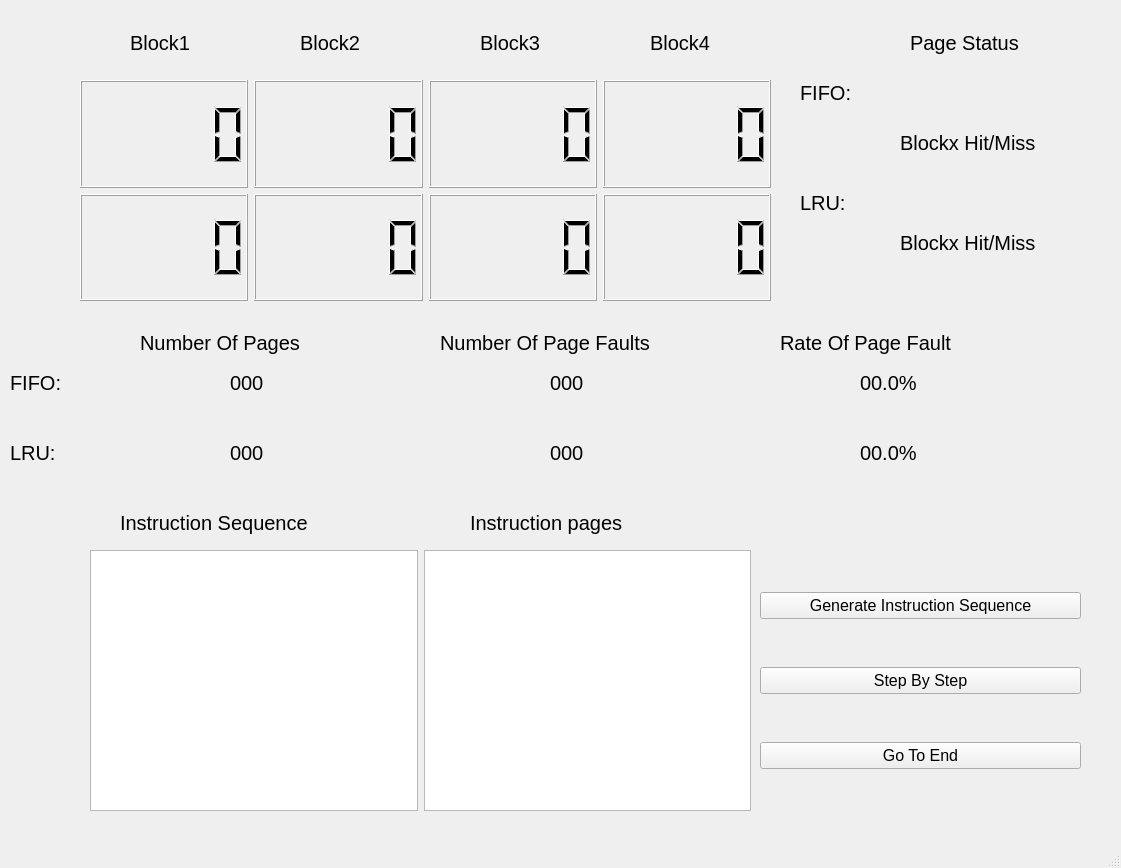
<?xml version="1.0" encoding="UTF-8"?>
<ui version="4.0">
 <class>MainWindow</class>
 <widget class="QMainWindow" name="MainWindow">
  <property name="geometry">
   <rect>
    <x>0</x>
    <y>0</y>
    <width>1121</width>
    <height>868</height>
   </rect>
  </property>
  <property name="font">
   <font>
    <pointsize>15</pointsize>
   </font>
  </property>
  <property name="windowTitle">
   <string>MainWindow</string>
  </property>
  <widget class="QWidget" name="centralwidget">
   <widget class="QLabel" name="label_3">
    <property name="geometry">
     <rect>
      <x>300</x>
      <y>30</y>
      <width>78</width>
      <height>25</height>
     </rect>
    </property>
    <property name="font">
     <font>
      <pointsize>15</pointsize>
     </font>
    </property>
    <property name="text">
     <string>Block2</string>
    </property>
   </widget>
   <widget class="QLabel" name="label_4">
    <property name="geometry">
     <rect>
      <x>480</x>
      <y>30</y>
      <width>78</width>
      <height>25</height>
     </rect>
    </property>
    <property name="font">
     <font>
      <pointsize>15</pointsize>
     </font>
    </property>
    <property name="text">
     <string>Block3</string>
    </property>
   </widget>
   <widget class="QLabel" name="label_5">
    <property name="geometry">
     <rect>
      <x>650</x>
      <y>30</y>
      <width>78</width>
      <height>25</height>
     </rect>
    </property>
    <property name="font">
     <font>
      <pointsize>15</pointsize>
     </font>
    </property>
    <property name="text">
     <string>Block4</string>
    </property>
   </widget>
   <widget class="QLabel" name="label_6">
    <property name="geometry">
     <rect>
      <x>800</x>
      <y>80</y>
      <width>65</width>
      <height>25</height>
     </rect>
    </property>
    <property name="font">
     <font>
      <pointsize>15</pointsize>
     </font>
    </property>
    <property name="text">
     <string>FIFO:</string>
    </property>
   </widget>
   <widget class="QLabel" name="label_7">
    <property name="geometry">
     <rect>
      <x>800</x>
      <y>190</y>
      <width>52</width>
      <height>25</height>
     </rect>
    </property>
    <property name="font">
     <font>
      <pointsize>15</pointsize>
     </font>
    </property>
    <property name="text">
     <string>LRU:</string>
    </property>
   </widget>
   <widget class="QLabel" name="label_8">
    <property name="geometry">
     <rect>
      <x>140</x>
      <y>330</y>
      <width>195</width>
      <height>25</height>
     </rect>
    </property>
    <property name="font">
     <font>
      <pointsize>15</pointsize>
     </font>
    </property>
    <property name="text">
     <string>Number Of Pages</string>
    </property>
   </widget>
   <widget class="QLabel" name="label_9">
    <property name="geometry">
     <rect>
      <x>440</x>
      <y>330</y>
      <width>273</width>
      <height>25</height>
     </rect>
    </property>
    <property name="font">
     <font>
      <pointsize>15</pointsize>
     </font>
    </property>
    <property name="text">
     <string>Number Of Page Faults</string>
    </property>
   </widget>
   <widget class="QLabel" name="label_10">
    <property name="geometry">
     <rect>
      <x>780</x>
      <y>330</y>
      <width>234</width>
      <height>25</height>
     </rect>
    </property>
    <property name="font">
     <font>
      <pointsize>15</pointsize>
     </font>
    </property>
    <property name="text">
     <string>Rate Of Page Fault</string>
    </property>
   </widget>
   <widget class="QLabel" name="label_11">
    <property name="geometry">
     <rect>
      <x>10</x>
      <y>370</y>
      <width>65</width>
      <height>25</height>
     </rect>
    </property>
    <property name="font">
     <font>
      <pointsize>15</pointsize>
     </font>
    </property>
    <property name="text">
     <string>FIFO:</string>
    </property>
   </widget>
   <widget class="QLabel" name="label_12">
    <property name="geometry">
     <rect>
      <x>10</x>
      <y>440</y>
      <width>52</width>
      <height>25</height>
     </rect>
    </property>
    <property name="font">
     <font>
      <pointsize>15</pointsize>
     </font>
    </property>
    <property name="text">
     <string>LRU:</string>
    </property>
   </widget>
   <widget class="QLabel" name="label_13">
    <property name="geometry">
     <rect>
      <x>910</x>
      <y>30</y>
      <width>143</width>
      <height>25</height>
     </rect>
    </property>
    <property name="font">
     <font>
      <pointsize>15</pointsize>
     </font>
    </property>
    <property name="text">
     <string>Page Status</string>
    </property>
   </widget>
   <widget class="QLabel" name="label_2">
    <property name="geometry">
     <rect>
      <x>130</x>
      <y>30</y>
      <width>78</width>
      <height>25</height>
     </rect>
    </property>
    <property name="font">
     <font>
      <pointsize>15</pointsize>
     </font>
    </property>
    <property name="text">
     <string>Block1</string>
    </property>
   </widget>
   <widget class="QWidget" name="layoutWidget">
    <property name="geometry">
     <rect>
      <x>80</x>
      <y>80</y>
      <width>691</width>
      <height>221</height>
     </rect>
    </property>
    <layout class="QGridLayout" name="gridLayout">
     <item row="1" column="2">
      <widget class="QLCDNumber" name="lcdNumber_7">
       <property name="font">
        <font>
         <pointsize>9</pointsize>
        </font>
       </property>
      </widget>
     </item>
     <item row="1" column="0">
      <widget class="QLCDNumber" name="lcdNumber_5">
       <property name="font">
        <font>
         <pointsize>9</pointsize>
        </font>
       </property>
      </widget>
     </item>
     <item row="1" column="3">
      <widget class="QLCDNumber" name="lcdNumber_8">
       <property name="font">
        <font>
         <pointsize>9</pointsize>
        </font>
       </property>
      </widget>
     </item>
     <item row="0" column="3">
      <widget class="QLCDNumber" name="lcdNumber_4">
       <property name="font">
        <font>
         <pointsize>9</pointsize>
        </font>
       </property>
      </widget>
     </item>
     <item row="0" column="0">
      <widget class="QLCDNumber" name="lcdNumber">
       <property name="font">
        <font>
         <pointsize>9</pointsize>
        </font>
       </property>
      </widget>
     </item>
     <item row="0" column="2">
      <widget class="QLCDNumber" name="lcdNumber_3">
       <property name="font">
        <font>
         <pointsize>9</pointsize>
        </font>
       </property>
      </widget>
     </item>
     <item row="1" column="1">
      <widget class="QLCDNumber" name="lcdNumber_6">
       <property name="font">
        <font>
         <pointsize>9</pointsize>
        </font>
       </property>
      </widget>
     </item>
     <item row="0" column="1">
      <widget class="QLCDNumber" name="lcdNumber_2">
       <property name="font">
        <font>
         <pointsize>9</pointsize>
        </font>
       </property>
      </widget>
     </item>
    </layout>
   </widget>
   <widget class="QWidget" name="layoutWidget">
    <property name="geometry">
     <rect>
      <x>90</x>
      <y>550</y>
      <width>661</width>
      <height>261</height>
     </rect>
    </property>
    <layout class="QGridLayout" name="gridLayout_8">
     <item row="0" column="0">
      <layout class="QGridLayout" name="gridLayout_7">
       <item row="0" column="0">
        <widget class="QListWidget" name="listWidget_9"/>
       </item>
      </layout>
     </item>
     <item row="0" column="1">
      <widget class="QListWidget" name="listWidget_10"/>
     </item>
    </layout>
   </widget>
   <widget class="QLabel" name="label_14">
    <property name="geometry">
     <rect>
      <x>120</x>
      <y>510</y>
      <width>260</width>
      <height>25</height>
     </rect>
    </property>
    <property name="font">
     <font>
      <pointsize>15</pointsize>
     </font>
    </property>
    <property name="text">
     <string>Instruction Sequence</string>
    </property>
   </widget>
   <widget class="QLabel" name="label_15">
    <property name="geometry">
     <rect>
      <x>470</x>
      <y>510</y>
      <width>221</width>
      <height>25</height>
     </rect>
    </property>
    <property name="font">
     <font>
      <pointsize>15</pointsize>
     </font>
    </property>
    <property name="text">
     <string>Instruction pages</string>
    </property>
   </widget>
   <widget class="QWidget" name="layoutWidget">
    <property name="geometry">
     <rect>
      <x>760</x>
      <y>550</y>
      <width>321</width>
      <height>261</height>
     </rect>
    </property>
    <layout class="QGridLayout" name="gridLayout_9">
     <item row="2" column="0">
      <widget class="QPushButton" name="pushButton_3">
       <property name="font">
        <font>
         <pointsize>12</pointsize>
        </font>
       </property>
       <property name="text">
        <string>Go To End</string>
       </property>
      </widget>
     </item>
     <item row="0" column="0">
      <widget class="QPushButton" name="pushButton">
       <property name="font">
        <font>
         <pointsize>12</pointsize>
        </font>
       </property>
       <property name="text">
        <string>Generate Instruction Sequence</string>
       </property>
      </widget>
     </item>
     <item row="1" column="0">
      <widget class="QPushButton" name="pushButton_2">
       <property name="font">
        <font>
         <pointsize>12</pointsize>
        </font>
       </property>
       <property name="text">
        <string>Step By Step</string>
       </property>
      </widget>
     </item>
    </layout>
   </widget>
   <widget class="QLabel" name="label">
    <property name="geometry">
     <rect>
      <x>230</x>
      <y>370</y>
      <width>39</width>
      <height>25</height>
     </rect>
    </property>
    <property name="text">
     <string>000</string>
    </property>
   </widget>
   <widget class="QLabel" name="label_16">
    <property name="geometry">
     <rect>
      <x>550</x>
      <y>370</y>
      <width>39</width>
      <height>25</height>
     </rect>
    </property>
    <property name="text">
     <string>000</string>
    </property>
   </widget>
   <widget class="QLabel" name="label_17">
    <property name="geometry">
     <rect>
      <x>860</x>
      <y>370</y>
      <width>65</width>
      <height>25</height>
     </rect>
    </property>
    <property name="text">
     <string>00.0%</string>
    </property>
   </widget>
   <widget class="QLabel" name="label_18">
    <property name="geometry">
     <rect>
      <x>230</x>
      <y>440</y>
      <width>39</width>
      <height>25</height>
     </rect>
    </property>
    <property name="text">
     <string>000</string>
    </property>
   </widget>
   <widget class="QLabel" name="label_19">
    <property name="geometry">
     <rect>
      <x>550</x>
      <y>440</y>
      <width>39</width>
      <height>25</height>
     </rect>
    </property>
    <property name="text">
     <string>000</string>
    </property>
   </widget>
   <widget class="QLabel" name="label_20">
    <property name="geometry">
     <rect>
      <x>860</x>
      <y>440</y>
      <width>65</width>
      <height>25</height>
     </rect>
    </property>
    <property name="text">
     <string>00.0%</string>
    </property>
   </widget>
   <widget class="QLabel" name="label_21">
    <property name="geometry">
     <rect>
      <x>900</x>
      <y>130</y>
      <width>195</width>
      <height>25</height>
     </rect>
    </property>
    <property name="text">
     <string>Blockx Hit/Miss</string>
    </property>
   </widget>
   <widget class="QLabel" name="label_22">
    <property name="geometry">
     <rect>
      <x>900</x>
      <y>230</y>
      <width>195</width>
      <height>25</height>
     </rect>
    </property>
    <property name="text">
     <string>Blockx Hit/Miss</string>
    </property>
   </widget>
  </widget>
  <widget class="QMenuBar" name="menubar">
   <property name="geometry">
    <rect>
     <x>0</x>
     <y>0</y>
     <width>1121</width>
     <height>26</height>
    </rect>
   </property>
  </widget>
  <widget class="QStatusBar" name="statusbar"/>
 </widget>
 <resources/>
 <connections/>
</ui>
